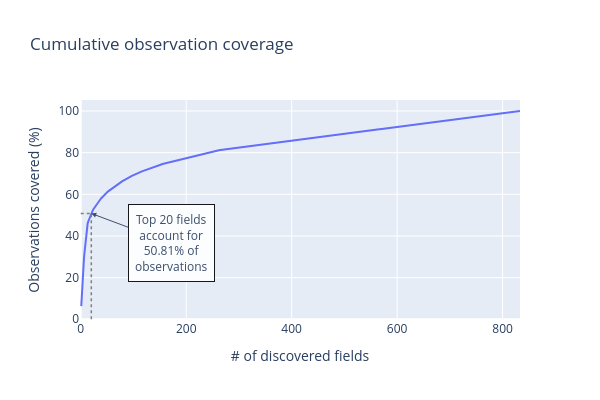

Notebook cell for this chart:
### Code cell
field_count["coverage_pct"] = 100.0 * field_count["coverage"] / 3041

print("Vocabulary concentration")
for x in [25, 50, 75, 90]:
    k = field_count[field_count["coverage_pct"] > x]["k"].min()
    cov = field_count[field_count["coverage_pct"] > x]["coverage_pct"].min()
    print(f"Top {k} fields cover {cov:.2f}% of observations")

# 1. Create your base line graph
fig = px.line(
    field_count,
    x="k",
    y="coverage_pct",
    width=600,
    height=400,
    title="Cumulative observation coverage",
    labels={
        "coverage_pct": "Observations covered (%)",
        "k": "# of discovered fields",
    },
)

xx = 20
yy = field_count.loc[field_count["k"] == 20, "coverage_pct"].values[0]

# 2. Add vertical dotted line segment (from y=0 to y=50.81)
fig.add_shape(
    type="line",
    x0=xx, y0=0,
    x1=xx, y1=yy,
    line=dict(dash="dot", color="gray", width=1.5)
)

# 3. Add horizontal dotted line segment (from x=0 to x=20)
fig.add_shape(
    type="line",
    x0=0, y0=yy,
    x1=xx, y1=yy,
    line=dict(dash="dot", color="gray", width=1.5)
)

# 4. Add the tall, wrapped text box annotation
fig.add_annotation(
    x=xx,
    y=yy,
    # <br> tags break the text to make the box narrower and taller
    text=f"Top 20 fields<br>account for<br>{yy:.2f}% of<br>observations",
    align="center", # Centers the wrapped text inside the box
    showarrow=True,
    arrowhead=2,
    ax=80,    # Shifts text box 50 pixels right
    ay=30,   # Shifts text box 50 pixels up
    bordercolor="black",
    borderwidth=1,
    borderpad=6, # Adds padding inside the box to frame the wrapped text
    bgcolor="white",
    opacity=0.9
)

fig.show(config=config)

### Figure 1 — Plotly figure (JSON) as saved in the notebook; plotly's stock layout.template omitted (floating-point values rounded to 4 significant figures; data arrays with more than 128 entries replaced by an {"elided": "..."} marker saying what was removed)
{"data": [{"hovertemplate": "# of discovered fields=%{x}<br>Observations covered (%)=%{y}<extra></extra>", "legendgroup": "", "line": {"color": "#636efa", "dash": "solid"}, "marker": {"symbol": "circle"}, "mode": "lines", "name": "", "orientation": "v", "showlegend": false, "type": "scatter", "x": {"elided": "833 int values"}, "xaxis": "x", "y": {"elided": "833 float values"}, "yaxis": "y"}], "layout": {"annotations": [{"align": "center", "arrowhead": 2, "ax": 80, "ay": 30, "bgcolor": "white", "bordercolor": "black", "borderpad": 6, "borderwidth": 1, "opacity": 0.9, "showarrow": true, "text": "Top 20 fields<br>account for<br>50.81% of<br>observations", "x": 20, "y": 50.81}], "height": 400, "legend": {"tracegroupgap": 0}, "shapes": [{"line": {"color": "gray", "dash": "dot", "width": 1.5}, "type": "line", "x0": 20, "x1": 20, "y0": 0, "y1": 50.81}, {"line": {"color": "gray", "dash": "dot", "width": 1.5}, "type": "line", "x0": 0, "x1": 20, "y0": 50.81, "y1": 50.81}], "title": {"text": "Cumulative observation coverage"}, "width": 600, "xaxis": {"anchor": "y", "autorange": true, "domain": [0, 1], "range": [-1.422, 833], "title": {"text": "# of discovered fields"}, "type": "linear"}, "yaxis": {"anchor": "x", "autorange": true, "domain": [0, 1], "range": [-0.3601, 105.3], "title": {"text": "Observations covered (%)"}, "type": "linear"}}}
